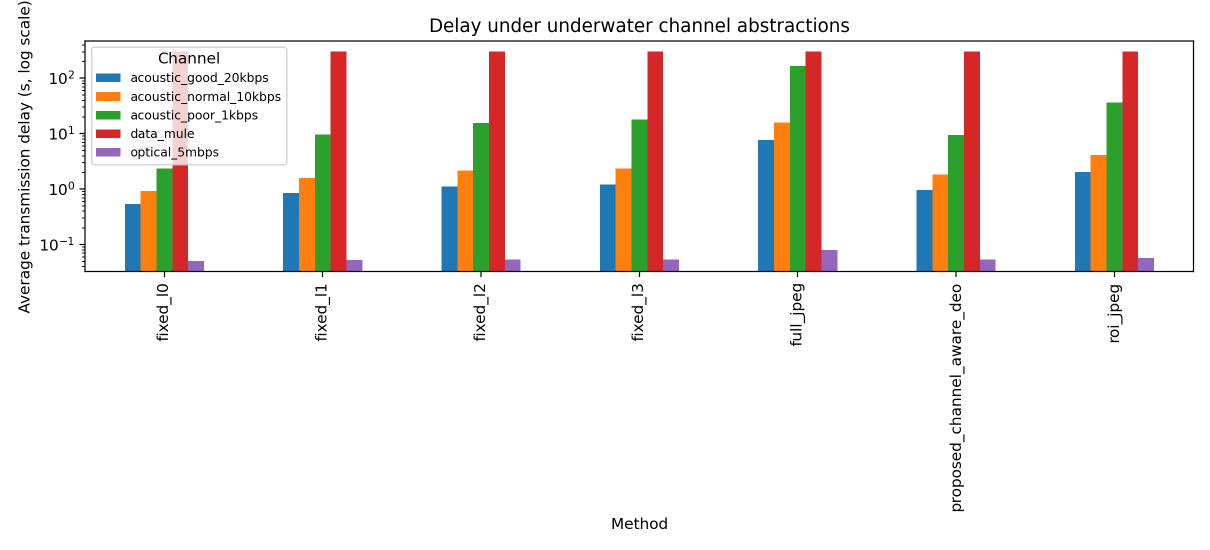
#> input picture results/exp_synthetic/fig_delay_by_method.png, 2420 x 1100 px (shown at 1/2 size)
$ python run_level3_experiment.py --image-dir ../results/exp_synthetic --mask-dir ../results/exp_synthetic
#> lines starting #> are read from the running program, lines starting #| are printed output that depends on the picture; after the words box and inside, x2 and y2 are one past the last pixel; in counts of white or black regions, pixels touching at a corner belong together
### src/videc_uw/evidence.py
"""Evidence object construction for ViDEC-UW.

The module converts an image and a defect mask into a structured Defect
Evidence Object (DEO): E={H,G,M,V,U,R}.  The implementation is intentionally
lightweight so the same code can run on a laptop or an edge device.
"""
from __future__ import annotations

from dataclasses import dataclass, asdict
from io import BytesIO
from pathlib import Path
from typing import Any, Dict, Iterable, List, Optional, Tuple
import json
import math
import time
import zlib

import cv2
import numpy as np
from PIL import Image
from skimage.morphology import skeletonize
from skimage.measure import label, regionprops


Point = Tuple[int, int]


@dataclass
class EvidenceSizes:
    l0_bytes: int
    l1_bytes: int
    l2_bytes: int
    l3_bytes: int
    roi_jpeg_bytes: int
    full_jpeg_bytes: int


@dataclass
class EvidenceUtilities:
    utility_l0: float
    utility_l1: float
    utility_l2: float
    utility_l3: float
    utility_roi: float
    utility_full: float


def _json_size(obj: Dict[str, Any], compressed: bool = True) -> int:
    payload = json.dumps(obj, separators=(",", ":"), ensure_ascii=False).encode("utf-8")
    return len(zlib.compress(payload, level=9)) if compressed else len(payload)


def _encode_jpeg_bytes(image: np.ndarray, quality: int = 75) -> bytes:
    if image.ndim == 2:
        pil_img = Image.fromarray(image.astype(np.uint8), mode="L")
    else:
        rgb = cv2.cvtColor(image.astype(np.uint8), cv2.COLOR_BGR2RGB)
        pil_img = Image.fromarray(rgb)
    buf = BytesIO()
    pil_img.save(buf, format="JPEG", quality=int(quality), optimize=True)
    return buf.getvalue()


def _safe_crop(image: np.ndarray, bbox_xywh: Tuple[int, int, int, int], pad: int = 8) -> np.ndarray:
    h, w = image.shape[:2]
    x, y, bw, bh = bbox_xywh
    x0 = max(0, x - pad)
    y0 = max(0, y - pad)
    x1 = min(w, x + bw + pad)
    y1 = min(h, y + bh + pad)
    crop = image[y0:y1, x0:x1]
    if crop.size == 0:
        return image
    return crop


def _resized_jpeg_size(image: np.ndarray, side: int = 128, quality: int = 50) -> Tuple[int, Tuple[int, int]]:
    h, w = image.shape[:2]
    if h == 0 or w == 0:
        return 0, (0, 0)
    scale = side / max(h, w)
    new_w = max(1, int(round(w * scale)))
    new_h = max(1, int(round(h * scale)))
    resized = cv2.resize(image, (new_w, new_h), interpolation=cv2.INTER_AREA)
    return len(_encode_jpeg_bytes(resized, quality=quality)), (new_w, new_h)


def _mask_to_largest_component(mask: np.ndarray) -> np.ndarray:
    binary = (mask > 0).astype(np.uint8)
    lab = label(binary)
    if lab.max() == 0:
        return binary
    props = regionprops(lab)
    largest = max(props, key=lambda r: r.area)
    return (lab == largest.label).astype(np.uint8)


def _contour_points(mask: np.ndarray, max_points: int = 64) -> List[Point]:
    contours, _ = cv2.findContours((mask > 0).astype(np.uint8), cv2.RETR_EXTERNAL, cv2.CHAIN_APPROX_NONE)
    if not contours:
        return []
    contour = max(contours, key=cv2.contourArea).reshape(-1, 2)
    if len(contour) > max_points:
        idx = np.linspace(0, len(contour) - 1, max_points).astype(int)
        contour = contour[idx]
    return [(int(x), int(y)) for x, y in contour]


def _skeleton_points(mask: np.ndarray, max_points: int = 64) -> List[Point]:
    skel = skeletonize(mask > 0)
    ys, xs = np.where(skel)
    if len(xs) == 0:
        return []
    coords = np.column_stack([xs, ys])
    if len(coords) > max_points:
        idx = np.linspace(0, len(coords) - 1, max_points).astype(int)
        coords = coords[idx]
    return [(int(x), int(y)) for x, y in coords]


def _endpoints_and_branches(mask: np.ndarray, max_points: int = 24) -> Tuple[List[Point], List[Point]]:
    skel = skeletonize(mask > 0).astype(np.uint8)
    if skel.sum() == 0:
        return [], []
    kernel = np.array([[1, 1, 1], [1, 10, 1], [1, 1, 1]], dtype=np.uint8)
    conv = cv2.filter2D(skel, -1, kernel)
    endpoints_yx = np.argwhere(conv == 11)
    branches_yx = np.argwhere(conv >= 13)
    endpoints = [(int(x), int(y)) for y, x in endpoints_yx[:max_points]]
    branches = [(int(x), int(y)) for y, x in branches_yx[:max_points]]
    return endpoints, branches


def _estimate_width(mask: np.ndarray) -> Tuple[float, float]:
    binary = (mask > 0).astype(np.uint8)
    if binary.sum() == 0:
        return 0.0, 0.0
    dist = cv2.distanceTransform(binary, cv2.DIST_L2, 3)
    skel = skeletonize(binary > 0)
    width_values = 2.0 * dist[skel]
    if width_values.size == 0:
        return 0.0, 0.0
    return float(np.mean(width_values)), float(np.max(width_values))


# [4 lines left out: function _normalised_error, not called in this run]


def construct_deo(
    image: np.ndarray,
    mask: np.ndarray,
    event_id: str,
    sensor: str = "camera",
    depth_m: Optional[float] = None,
    pose: Optional[Iterable[float]] = None,
    confidence: Optional[float] = None,
    pixel_scale_mm: Optional[float] = None,
    jpeg_quality: int = 75,
    thumbnail_side: int = 128,
) -> Dict[str, Any]:
    """Build a structured DEO from an image and a binary defect mask."""
    mask_largest = _mask_to_largest_component(mask)
    ys, xs = np.where(mask_largest > 0)
    h, w = image.shape[:2]
    if len(xs) == 0:
        bbox = (0, 0, w, h)
        area = 0
    else:
        x0, x1 = int(xs.min()), int(xs.max())
        y0, y1 = int(ys.min()), int(ys.max())
        bbox = (x0, y0, x1 - x0 + 1, y1 - y0 + 1)
        area = int(mask_largest.sum())

    contour = _contour_points(mask_largest)
    skeleton = _skeleton_points(mask_largest)
    endpoints, branches = _endpoints_and_branches(mask_largest)
    mean_width, max_width = _estimate_width(mask_largest)
    length_px = float(len(np.where(skeletonize(mask_largest > 0))[0]))
    conf = float(confidence) if confidence is not None else min(0.98, max(0.05, area / max(1, h * w) * 20.0 + 0.55))
    ambiguity = float(1.0 - conf)

    roi = _safe_crop(image, bbox)
    thumbnail_bytes, thumbnail_shape = _resized_jpeg_size(roi, side=thumbnail_side, quality=50)
    full_jpeg_bytes = len(_encode_jpeg_bytes(image, quality=jpeg_quality))
    roi_jpeg_bytes = len(_encode_jpeg_bytes(roi, quality=jpeg_quality))

    header = {
        "event_id": event_id,
        "timestamp": time.time(),
        "sensor": sensor,
        "image_shape": [int(h), int(w)],
        "depth_m": depth_m,
        "pose": list(pose) if pose is not None else None,
        "pixel_scale_mm": pixel_scale_mm,
    }
    geometry = {
        "bbox_xywh": [int(v) for v in bbox],
        "contour": contour,
        "skeleton": skeleton,
        "endpoints": endpoints,
        "branch_points": branches,
    }
    metrology = {
        "length_px": length_px,
        "mean_width_px": mean_width,
        "max_width_px": max_width,
        "area_px": area,
        "length_mm": length_px * pixel_scale_mm if pixel_scale_mm else None,
        "severity": "severe" if area > 0.02 * h * w else "moderate" if area > 0.005 * h * w else "minor",
    }
    visual_support = {
        "type": "roi_thumbnail_jpeg",
        "thumbnail_side": thumbnail_side,
        "encoded_shape": list(thumbnail_shape),
        "bytes": thumbnail_bytes,
    }
    uncertainty = {
        "confidence": conf,
        "ambiguity": ambiguity,
        "source": "calibrated_detector_or_proxy",
    }
    residual = {
        "type": "selective_mask_residual",
        "description": "compressed unresolved/uncertain mask support",
        "bytes": int(max(64, 0.25 * roi_jpeg_bytes * ambiguity)),
    }

    l0_obj = {"H": {"event_id": event_id, "sensor": sensor}, "alert": True}
    l1_obj = {"H": header, "G": geometry, "M": metrology, "U": uncertainty}
    l0 = _json_size(l0_obj)
    l1 = _json_size(l1_obj)
    l2 = l1 + thumbnail_bytes
    l3 = l2 + residual["bytes"]

    # Utility proxy: enough for channel experiments; can be replaced by measured
    # receiver verification metrics when labels are available.
    area_norm = min(1.0, area / max(1, 0.03 * h * w))
    shape_bonus = 0.15 if len(skeleton) > 3 else 0.0
    utility_l0 = min(0.55, 0.35 + 0.20 * conf)
    utility_l1 = min(0.82, 0.45 + 0.25 * conf + 0.10 * area_norm + shape_bonus)
    utility_l2 = min(0.93, utility_l1 + 0.10 + 0.12 * ambiguity)
    utility_l3 = min(0.98, utility_l2 + 0.05 + 0.10 * ambiguity)

    return {
        "H": header,
        "G": geometry,
        "M": metrology,
        "V": visual_support,
        "U": uncertainty,
        "R": residual,
        "sizes": asdict(EvidenceSizes(l0, l1, l2, l3, roi_jpeg_bytes, full_jpeg_bytes)),
        "utilities": asdict(EvidenceUtilities(utility_l0, utility_l1, utility_l2, utility_l3, min(0.97, utility_l2 + 0.05), 1.0)),
    }


def load_image_mask(image_path: Path, mask_path: Path) -> Tuple[np.ndarray, np.ndarray]:
    image = cv2.imread(str(image_path), cv2.IMREAD_COLOR)
#> image is the input picture: shape (1100, 2420, 3); mean B, G, R 232.8, 236.6, 240.7
    if image is None:
        raise FileNotFoundError(f"Cannot read image: {image_path}")
    mask = cv2.imread(str(mask_path), cv2.IMREAD_GRAYSCALE)
    if mask is None:
        raise FileNotFoundError(f"Cannot read mask: {mask_path}")
    mask = (mask > 127).astype(np.uint8)
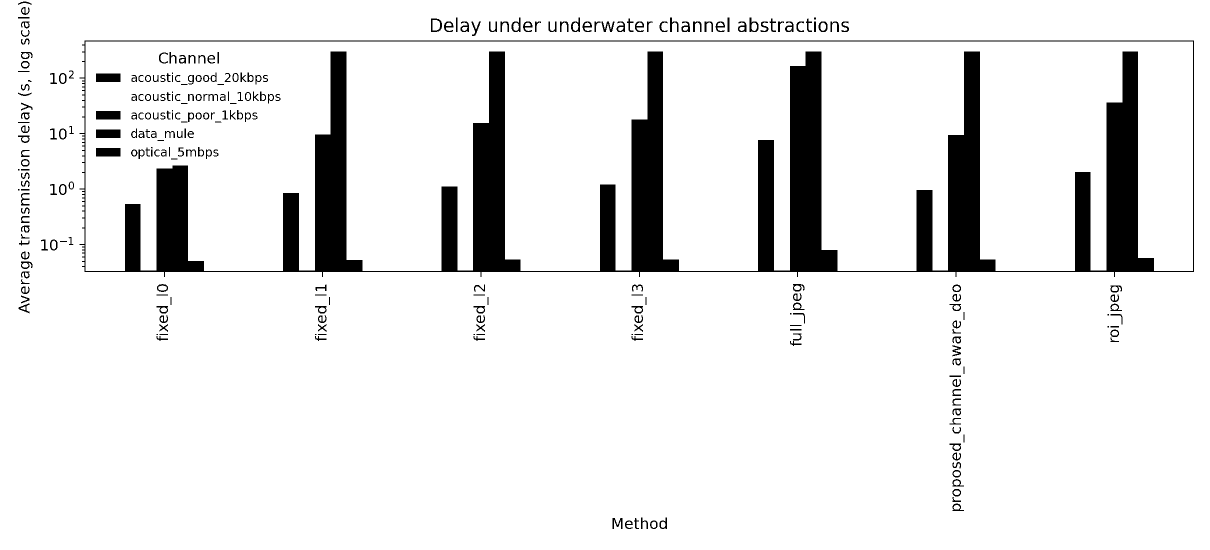
#> mask: shape (1100, 2420) (shown at 1/2 size); values 0 (black) and 1 (white), 90.9% white; 276 black regions (15 under 20 px)
    return image, mask

### src/videc_uw/degradation.py
"""Underwater-like image degradation utilities.

This module does not claim to be a full optical underwater image formation
model. It provides a reproducible controlled degradation layer so that the
communication experiment can be evaluated on real structural defect images
under underwater-like visibility conditions.
"""
from __future__ import annotations

from dataclasses import dataclass
import cv2
import numpy as np


@dataclass(frozen=True)
class DegradationConfig:
    haze: float = 0.35
    blur_sigma: float = 1.1
    noise_sigma: float = 6.0
    blue_green_shift: float = 0.18
    brightness: float = 0.88
    contrast: float = 0.82
    seed: int = 123


def apply_underwater_degradation(image_bgr: np.ndarray, cfg: DegradationConfig) -> np.ndarray:
    """Apply a deterministic underwater-like degradation to a BGR image.

    The degradation includes contrast reduction, blue/green color shift,
    depth-like haze, mild blur, and additive noise. It is designed for
    controlled experiments rather than photorealistic rendering.
    """
    rng = np.random.default_rng(cfg.seed)
    img = image_bgr.astype(np.float32) / 255.0

    # Lower contrast and brightness.
    mean = img.mean(axis=(0, 1), keepdims=True)
#> mean = [[0.914, 0.927, 0.944]]
    img = (img - mean) * cfg.contrast + mean
    img = img * cfg.brightness

    # BGR color bias: suppress red, emphasize blue/green.
    img[..., 0] = np.clip(img[..., 0] * (1.0 + cfg.blue_green_shift), 0, 1)
    img[..., 1] = np.clip(img[..., 1] * (1.0 + 0.5 * cfg.blue_green_shift), 0, 1)
    img[..., 2] = np.clip(img[..., 2] * (1.0 - cfg.blue_green_shift), 0, 1)

    # Haze veiling light, stronger at lower image rows as a simple proxy.
    h, w = img.shape[:2]
    y = np.linspace(0.0, 1.0, h, dtype=np.float32)[:, None, None]
    veiling = np.array([0.78, 0.90, 0.72], dtype=np.float32)[None, None, :]
    haze_map = cfg.haze * (0.4 + 0.6 * y)
    img = img * (1.0 - haze_map) + veiling * haze_map

    # Blur and sensor noise.
    if cfg.blur_sigma > 0:
        img = cv2.GaussianBlur(img, (0, 0), cfg.blur_sigma)
    if cfg.noise_sigma > 0:
        noise = rng.normal(0, cfg.noise_sigma / 255.0, img.shape).astype(np.float32)
        img = img + noise
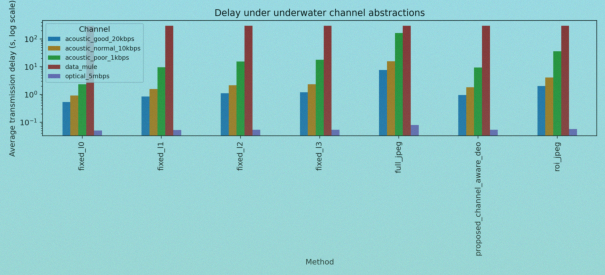
#> img: shape (1100, 2420, 3) float32 (shown at 1/4 size); mean B, G, R 0.897, 0.896, 0.698; drawn with min black and max white

    return np.clip(img * 255.0, 0, 255).astype(np.uint8)

### src/videc_uw/level3.py
"""Level-3 experiment helpers: real masks, degradation, and true metrics."""
from __future__ import annotations

from pathlib import Path
import cv2
import numpy as np
import pandas as pd

from .degradation import DegradationConfig, apply_underwater_degradation
from .evidence import construct_deo, load_image_mask
from .verification import compute_verification_metrics, verification_score_from_metrics


def build_level3_event_table(
    image_dir: Path,
    mask_dir: Path,
    apply_degradation: bool = True,
    degradation_cfg: DegradationConfig | None = None,
) -> pd.DataFrame:
    """Build an event table with both DEO sizes and true verification metrics."""
    if degradation_cfg is None:
        degradation_cfg = DegradationConfig()
    records = []
    image_paths = sorted([p for p in image_dir.iterdir() if p.suffix.lower() in {".jpg", ".jpeg", ".png"}])
    if not image_paths:
        raise FileNotFoundError(f"No images found in {image_dir}")

    for idx, image_path in enumerate(image_paths):
        mask_path = mask_dir / image_path.name
        if not mask_path.exists():
            print(f"[WARN] Missing mask for {image_path.name}; skipping")
            continue
        image, mask = load_image_mask(image_path, mask_path)
        if apply_degradation:
            cfg = DegradationConfig(
                haze=degradation_cfg.haze,
                blur_sigma=degradation_cfg.blur_sigma,
                noise_sigma=degradation_cfg.noise_sigma,
                blue_green_shift=degradation_cfg.blue_green_shift,
                brightness=degradation_cfg.brightness,
                contrast=degradation_cfg.contrast,
                seed=degradation_cfg.seed + idx,
            )
            image = apply_underwater_degradation(image, cfg)

        event_id = image_path.stem
        deo = construct_deo(image, mask, event_id=event_id, depth_m=10.0 + idx % 20)
#> in _mask_to_largest_component, `lab = label(binary)`:
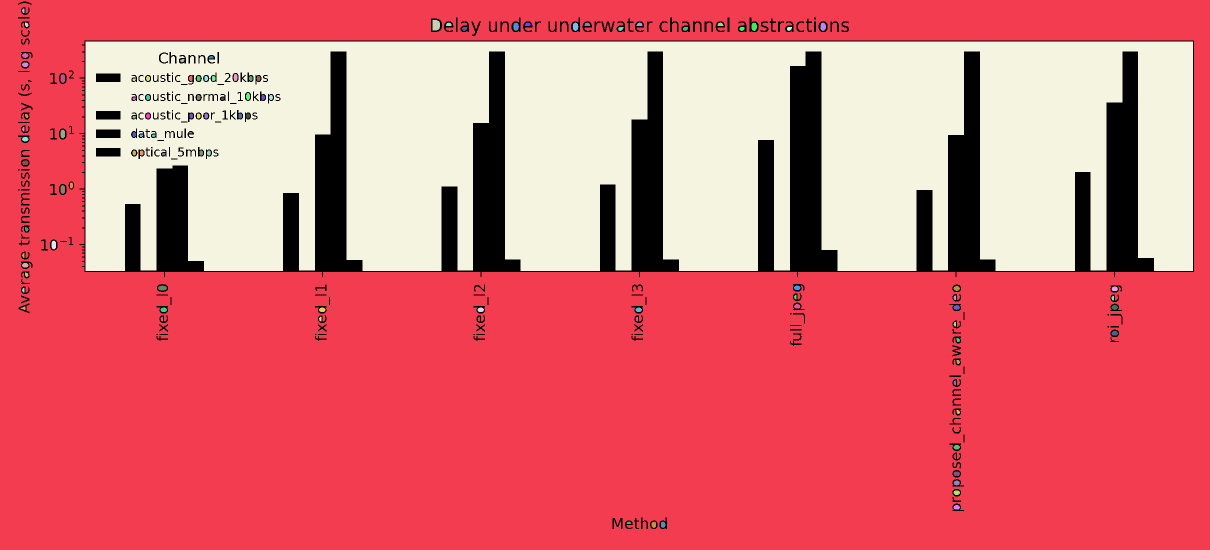
#> lab: shape (1100, 2420) int64 (shown at 1/2 size); 104 distinct labels, from 0 to 103; one colour per label, 0 black
#> in _mask_to_largest_component, `props = regionprops(lab)`: props = 103 regions; largest, box (x1, y1, x2, y2) and area: (0, 0, 2420, 1100) 1609568, (171, 83, 2386, 542) 802934, (865, 40, 880, 61) 286, (1503, 45, 1514, 62) 150, (1641, 45, 1652, 62) 147
#> in _mask_to_largest_component, `return (lab == largest.label).astype(np.uint8)`:
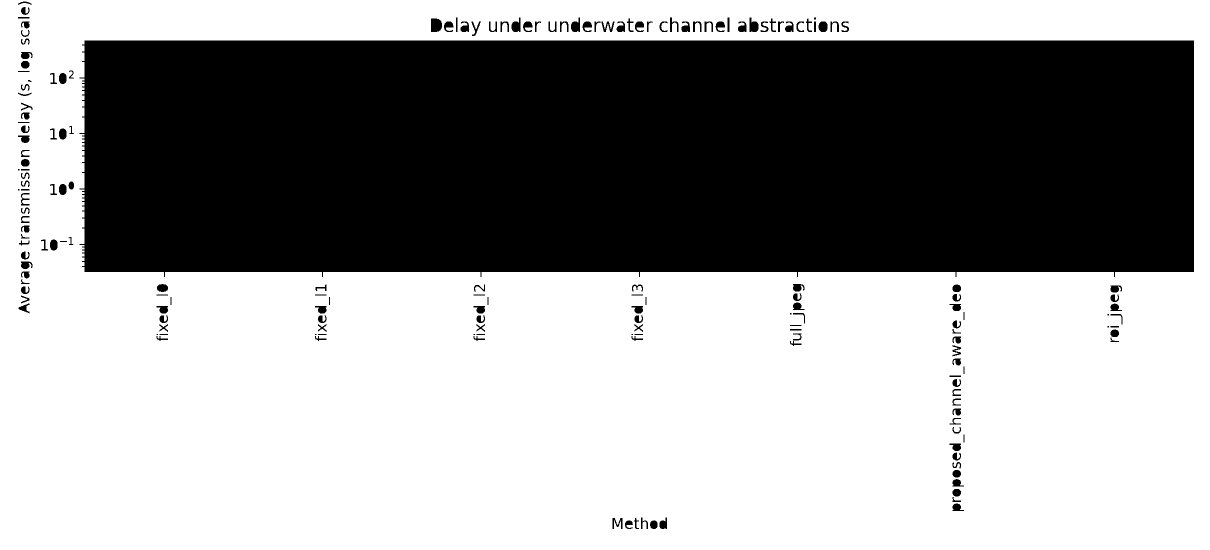
#> returned value: shape (1100, 2420) (shown at 1/2 size); values 0 (black) and 1 (white), 60.5% white; 178 black regions (11 under 20 px)
#> in construct_deo, `x0, x1 = int(xs.min()), int(xs.max())`: x0 = 0; x1 = 2419
#> in construct_deo, `y0, y1 = int(ys.min()), int(ys.max())`: y0 = 0; y1 = 1099
#> in construct_deo, `bbox = (x0, y0, x1 - x0 + 1, y1 - y0 + 1)`: bbox = (0, 0, 2420, 1100)
#> in construct_deo, `area = int(mask_largest.sum())`: area = 1609568
#> in _contour_points, `contours, _ = cv2.findContours((mask > 0).astype(np.uint8), cv2.RETR_E..`: contours = 1 contour; box (x1, y1, x2, y2) and area: (0, 0, 2420, 1100) 2658481
#> in _contour_points, `contour = max(contours, key=cv2.contourArea).reshape(-1, 2)`: contour = 7036 pairs, first value 0 to 2419, second value 0 to 1099
#> in _contour_points, `idx = np.linspace(0, len(contour) - 1, max_points).astype(int)`: idx = 64 values from 0 to 7035
#> in _contour_points, `contour = contour[idx]`: contour = 64 pairs, first value 0 to 2419, second value 0 to 1099
#> in _skeleton_points, `coords = np.column_stack([xs, ys])`: coords = 30340 pairs, first value 17 to 2403, second value 1 to 1078
#> in _skeleton_points, `idx = np.linspace(0, len(coords) - 1, max_points).astype(int)`: idx = 64 values from 0 to 30339
#> in _skeleton_points, `coords = coords[idx]`: coords = 64 pairs, first value 28 to 2353, second value 1 to 1078
#> in construct_deo, `skeleton = _skeleton_points(mask_largest)`: skeleton has the same summary as coords in _skeleton_points
#> in _endpoints_and_branches, `conv = cv2.filter2D(skel, -1, kernel)`:
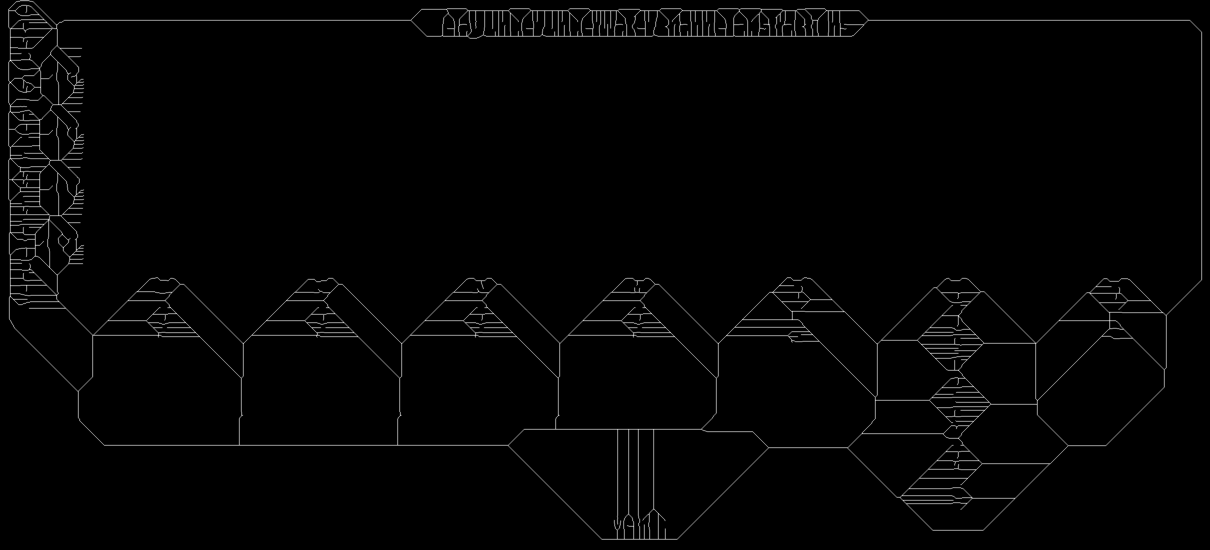
#> conv: shape (1100, 2420) (shown at 1/2 size); min 0, max 15, mean 0.205; drawn with min black and max white
#> in _endpoints_and_branches, `endpoints_yx = np.argwhere(conv == 11)`: endpoints_yx = 217 pairs, first value 25 to 1057, second value 42 to 2237
#> in _endpoints_and_branches, `branches_yx = np.argwhere(conv >= 13)`: branches_yx = 2014 pairs, first value 11 to 1078, second value 17 to 2332
#> (the rest of the program and of its run is left out)
